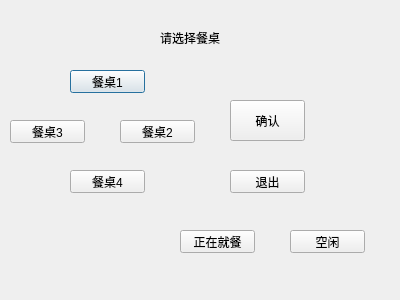
<?xml version="1.0" encoding="UTF-8"?>
<ui version="4.0">
 <class>deskchoose</class>
 <widget class="QDialog" name="deskchoose">
  <property name="geometry">
   <rect>
    <x>0</x>
    <y>0</y>
    <width>400</width>
    <height>300</height>
   </rect>
  </property>
  <property name="windowTitle">
   <string>Dialog</string>
  </property>
  <widget class="QLabel" name="label">
   <property name="geometry">
    <rect>
     <x>160</x>
     <y>30</y>
     <width>111</width>
     <height>16</height>
    </rect>
   </property>
   <property name="text">
    <string>请选择餐桌</string>
   </property>
  </widget>
  <widget class="QPushButton" name="pushButton">
   <property name="geometry">
    <rect>
     <x>70</x>
     <y>70</y>
     <width>75</width>
     <height>23</height>
    </rect>
   </property>
   <property name="text">
    <string>餐桌1</string>
   </property>
  </widget>
  <widget class="QPushButton" name="pushButton_2">
   <property name="geometry">
    <rect>
     <x>120</x>
     <y>120</y>
     <width>75</width>
     <height>23</height>
    </rect>
   </property>
   <property name="text">
    <string>餐桌2</string>
   </property>
  </widget>
  <widget class="QPushButton" name="pushButton_3">
   <property name="geometry">
    <rect>
     <x>10</x>
     <y>120</y>
     <width>75</width>
     <height>23</height>
    </rect>
   </property>
   <property name="text">
    <string>餐桌3</string>
   </property>
  </widget>
  <widget class="QPushButton" name="pushButton_4">
   <property name="geometry">
    <rect>
     <x>70</x>
     <y>170</y>
     <width>75</width>
     <height>23</height>
    </rect>
   </property>
   <property name="text">
    <string>餐桌4</string>
   </property>
  </widget>
  <widget class="QPushButton" name="button1">
   <property name="geometry">
    <rect>
     <x>180</x>
     <y>230</y>
     <width>75</width>
     <height>23</height>
    </rect>
   </property>
   <property name="text">
    <string>正在就餐</string>
   </property>
  </widget>
  <widget class="QPushButton" name="button2">
   <property name="geometry">
    <rect>
     <x>290</x>
     <y>230</y>
     <width>75</width>
     <height>23</height>
    </rect>
   </property>
   <property name="text">
    <string>空闲</string>
   </property>
  </widget>
  <widget class="QPushButton" name="sure">
   <property name="geometry">
    <rect>
     <x>230</x>
     <y>100</y>
     <width>75</width>
     <height>41</height>
    </rect>
   </property>
   <property name="text">
    <string>确认</string>
   </property>
  </widget>
  <widget class="QPushButton" name="exit">
   <property name="geometry">
    <rect>
     <x>230</x>
     <y>170</y>
     <width>75</width>
     <height>23</height>
    </rect>
   </property>
   <property name="text">
    <string>退出</string>
   </property>
  </widget>
 </widget>
 <resources/>
 <connections/>
</ui>
